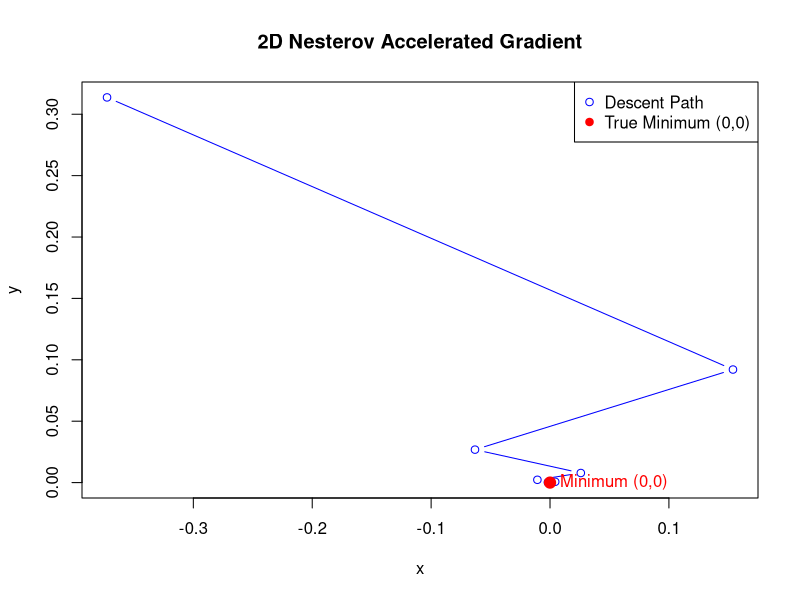
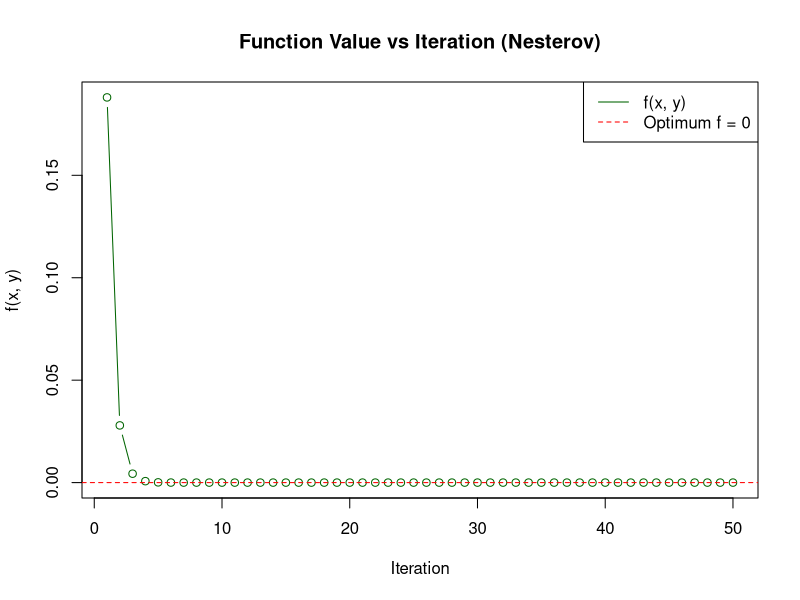

Source code (R) for these figures, in order:
# =============================================
# 2D Nesterov Accelerated Gradient (NAG)
# Function: f(x, y) = x^2 + b * y^2
# Minimum at: x = 0, y = 0, f(x,y) = 0
# Nesterov "lookahead" form:
#   v_{k+1} = gamma * v_k - lr * grad_f(x_k + gamma * v_k)
#   x_{k+1} = x_k + v_{k+1}
# For a quadratic the optimal lr and gamma are the same
# closed forms as the heavy-ball method:
#   lr*    = (2 / (sqrt(lambda_max) + sqrt(lambda_min)))^2
#   gamma* = ((sqrt(lambda_max) - sqrt(lambda_min)) /
#             (sqrt(lambda_max) + sqrt(lambda_min)))^2reframe
# =============================================

# ===== Parameters =====
b <- 0.5          # anisotropy parameter: smaller b -> flatter in y
max_iter <- 50

# Hessian of f(x,y) = x^2 + b*y^2 is diag(2, 2*b):
# eigenvalues {2, 2*b}, so lambda_max = 2*max(1,b), lambda_min = 2*min(1,b)
lambda_max <- 2 * max(1, b)
lambda_min <- 2 * min(1, b)

# Condition number of the Hessian: kappa = lambda_max / lambda_min
kappa <- lambda_max / lambda_min
sqrt_kappa <- sqrt(kappa)

# Closed-form optimal hyperparameters for Nesterov (same forms as
# heavy-ball), expressed in terms of the condition number kappa:
#   gamma* = ((sqrt(kappa) - 1) / (sqrt(kappa) + 1))^2
#   lr*    = 4 / (lambda_min * (sqrt(kappa) + 1)^2)
gamma <- ((sqrt_kappa - 1) / (sqrt_kappa + 1))^2
lr    <- 4 / (lambda_min * (sqrt_kappa + 1)^2)

# Define the function
f <- function(x, y) {
  return(x^2 + b * y^2)
}

# Define the gradient of the function
grad_f <- function(x, y) {
  df_dx <- 2 * x
  df_dy <- 2 * b * y
  return(c(df_dx, df_dy))
}

# Nesterov Accelerated Gradient (lookahead form)
gradient_descent_2d_nesterov <- function(start_x, start_y, max_iter) {
  x <- start_x
  y <- start_y
  vx <- 0
  vy <- 0

  # For tracking
  x_hist <- numeric(max_iter)
  y_hist <- numeric(max_iter)
  f_hist <- numeric(max_iter)

  for (i in 1:max_iter) {
    # Evaluate gradient at the "lookahead" point
    grad <- grad_f(x + gamma * vx, y + gamma * vy)
    dx <- grad[1]
    dy <- grad[2]

    # Nesterov update
    vx_new <- gamma * vx - lr * dx
    vy_new <- gamma * vy - lr * dy

    x <- x + vx_new
    y <- y + vy_new
    vx <- vx_new
    vy <- vy_new

    # Store history
    x_hist[i] <- x
    y_hist[i] <- y
    f_hist[i] <- f(x, y)
  }

  return(list(
    optimal_x = x,
    optimal_y = y,
    optimal_value = f(x, y),
    x_history = x_hist,
    y_history = y_hist,
    f_history = f_hist
  ))
}

# ===== Run Nesterov =====
start_x <- 1
start_y <- 1
result <- gradient_descent_2d_nesterov(start_x, start_y, max_iter)

# ===== Print Results =====
cat(sprintf("b (anisotropy)             : %.2f\n", b))
cat(sprintf("lambda_max / lambda_min    : %.4f / %.4f\n", lambda_max, lambda_min))
cat(sprintf("condition number (kappa)   : %.4f\n", kappa))
cat(sprintf("optimal step size (lr)     : %.4f\n", lr))
cat(sprintf("optimal momentum (gamma)   : %.4f\n", gamma))
cat(sprintf("Optimized x                : %.4f\n", result$optimal_x))
cat(sprintf("Optimized y                : %.4f\n", result$optimal_y))
cat(sprintf("Minimum f(x, y)            : %.4f\n", result$optimal_value))

# ===== Plot Trajectory in 2D =====
plot(result$x_history, result$y_history, type = 'b', col = 'blue',
     xlab = 'x', ylab = 'y',
     main = '2D Nesterov Accelerated Gradient',
     xlim = range(c(result$x_history, 0)),
     ylim = range(c(result$y_history, 0)))
points(0, 0, col = 'red', pch = 19, cex = 1.5)
text(0, 0, labels = "Minimum (0,0)", pos = 4, col = 'red')
legend("topright", legend = c("Descent Path", "True Minimum (0,0)"),
       col = c("blue", "red"), pch = c(1, 19))

# ===== Plot Function Value Over Iterations =====
plot(1:max_iter, result$f_history, type = 'b', col = 'darkgreen',
     xlab = 'Iteration', ylab = 'f(x, y)',
     main = 'Function Value vs Iteration (Nesterov)')
abline(h = 0, col = 'red', lty = 2)
legend("topright", legend = c("f(x, y)", "Optimum f = 0"),
       col = c("darkgreen", "red"), lty = c(1, 2))
